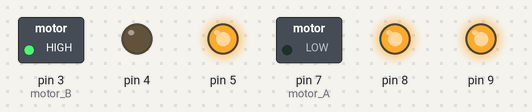
The sketch below on a simulated Arduino Uno, built with avr-gcc and run on an emulated ATmega328P. Shown: switched loads named in the sketch (green lamp = pin HIGH), output pins drawn as LEDs (lit = HIGH).

Above: at 1.5 s.
At 4.5 s:
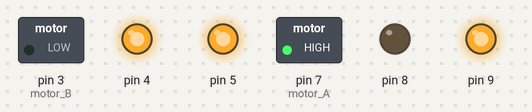
Timing chart, 0 to 6.9 s (numbered marks = the images above):
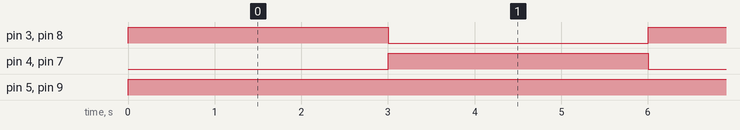

Measured:
- by itself, pin 3 (motor_B), pin 4, pin 7 (motor_A), pin 8: alternates HIGH for 3.0 s and LOW for 3.0 s
- by itself, pin 5, pin 9: LOW → HIGH at 0.00 s

The sketch:

Motor_test2.ino
```cpp
int Speed = 255;
int Delay = 3000;

void setup() {
pinMode(7, OUTPUT); //motor A
pinMode(8, OUTPUT);
pinMode(9, OUTPUT);


pinMode(3, OUTPUT); //motor B
pinMode(4, OUTPUT);
pinMode(5, OUTPUT);


}

void loop() {
  //Motor A is below

  digitalWrite(8,HIGH);
  digitalWrite(7,LOW);
  analogWrite(9,Speed); //this is the PWM speed 0-255

  digitalWrite(3,HIGH);
  digitalWrite(4,LOW);
  analogWrite(5,Speed); //this is the PWM speed 0-255
  delay(Delay);


  digitalWrite(8,LOW);
  digitalWrite(7,HIGH);
  analogWrite(9,Speed);

  digitalWrite(3,LOW);
  digitalWrite(4,HIGH);
  analogWrite(5,Speed);
  delay(Delay);


}
```
